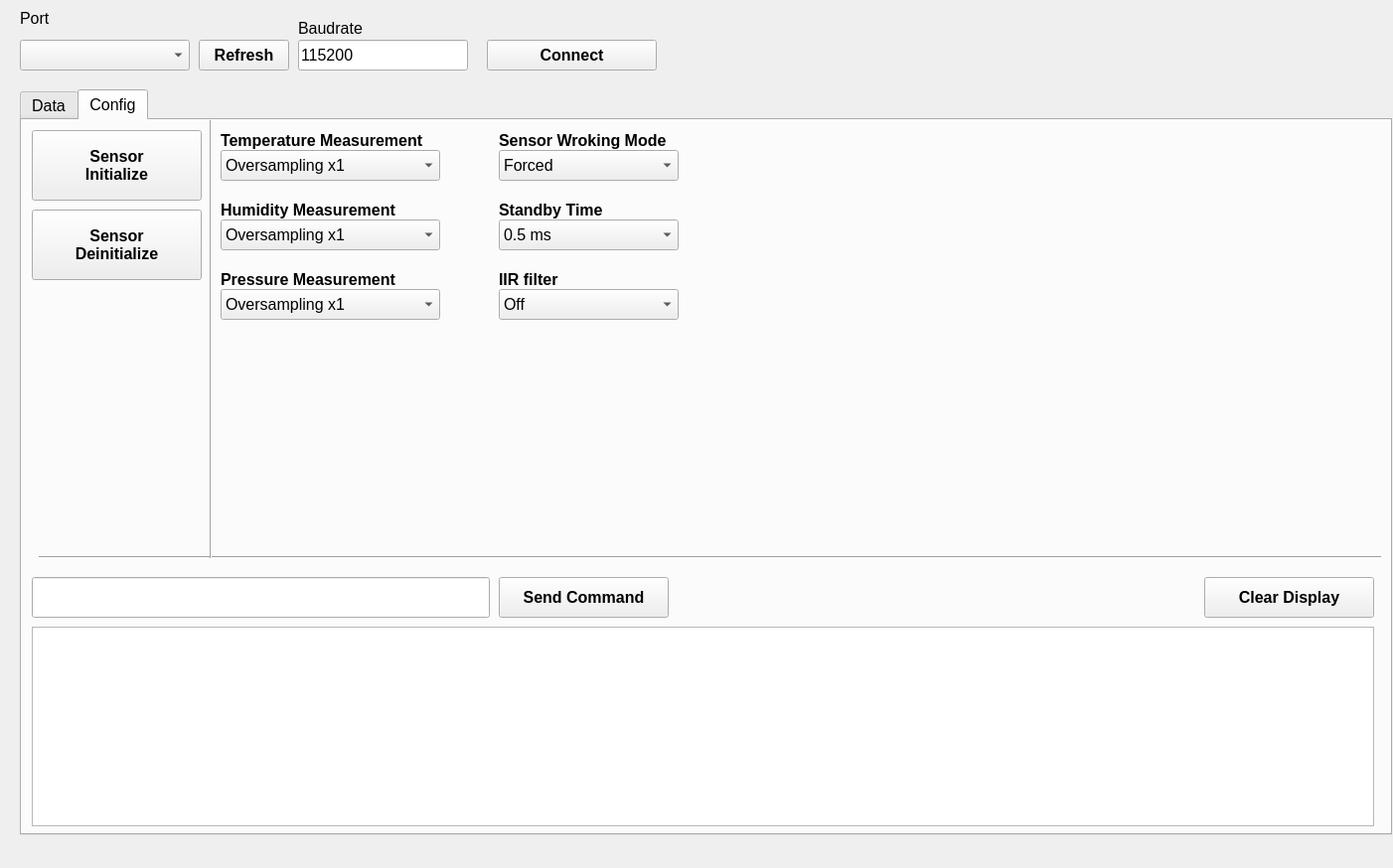
<?xml version="1.0" encoding="UTF-8"?>
<ui version="4.0">
 <class>MainWindow</class>
 <widget class="QMainWindow" name="MainWindow">
  <property name="geometry">
   <rect>
    <x>0</x>
    <y>0</y>
    <width>1402</width>
    <height>874</height>
   </rect>
  </property>
  <property name="windowTitle">
   <string>MainWindow</string>
  </property>
  <widget class="QWidget" name="centralwidget">
   <widget class="QTabWidget" name="tabWidget">
    <property name="geometry">
     <rect>
      <x>20</x>
      <y>90</y>
      <width>1381</width>
      <height>751</height>
     </rect>
    </property>
    <property name="minimumSize">
     <size>
      <width>1381</width>
      <height>751</height>
     </size>
    </property>
    <property name="maximumSize">
     <size>
      <width>1381</width>
      <height>10000</height>
     </size>
    </property>
    <property name="font">
     <font>
      <pointsize>12</pointsize>
     </font>
    </property>
    <property name="toolTip">
     <string>&lt;html&gt;&lt;head/&gt;&lt;body&gt;&lt;p&gt;&lt;br/&gt;&lt;/p&gt;&lt;/body&gt;&lt;/html&gt;</string>
    </property>
    <property name="inputMethodHints">
     <set>Qt::ImhPreferNumbers</set>
    </property>
    <property name="currentIndex">
     <number>1</number>
    </property>
    <widget class="QWidget" name="tab">
     <attribute name="title">
      <string>Data</string>
     </attribute>
     <widget class="QLabel" name="temp_label">
      <property name="geometry">
       <rect>
        <x>10</x>
        <y>10</y>
        <width>301</width>
        <height>21</height>
       </rect>
      </property>
      <property name="font">
       <font>
        <pointsize>12</pointsize>
        <weight>75</weight>
        <bold>true</bold>
       </font>
      </property>
      <property name="text">
       <string>Temperature [C]</string>
      </property>
      <property name="scaledContents">
       <bool>false</bool>
      </property>
     </widget>
     <widget class="QLabel" name="hum_label">
      <property name="geometry">
       <rect>
        <x>10</x>
        <y>110</y>
        <width>301</width>
        <height>31</height>
       </rect>
      </property>
      <property name="font">
       <font>
        <pointsize>12</pointsize>
        <weight>75</weight>
        <bold>true</bold>
       </font>
      </property>
      <property name="text">
       <string>Humidity [% RH]</string>
      </property>
      <property name="scaledContents">
       <bool>false</bool>
      </property>
     </widget>
     <widget class="QLCDNumber" name="temp_lcdNumber">
      <property name="geometry">
       <rect>
        <x>10</x>
        <y>40</y>
        <width>171</width>
        <height>61</height>
       </rect>
      </property>
      <property name="smallDecimalPoint">
       <bool>true</bool>
      </property>
      <property name="digitCount">
       <number>5</number>
      </property>
      <property name="mode">
       <enum>QLCDNumber::Dec</enum>
      </property>
      <property name="intValue" stdset="0">
       <number>0</number>
      </property>
     </widget>
     <widget class="QLCDNumber" name="hum_lcdNumber">
      <property name="geometry">
       <rect>
        <x>10</x>
        <y>140</y>
        <width>171</width>
        <height>61</height>
       </rect>
      </property>
      <property name="smallDecimalPoint">
       <bool>true</bool>
      </property>
      <property name="value" stdset="0">
       <double>0.000000000000000</double>
      </property>
     </widget>
     <widget class="QPushButton" name="ReadMeasurementsButton">
      <property name="geometry">
       <rect>
        <x>10</x>
        <y>320</y>
        <width>171</width>
        <height>71</height>
       </rect>
      </property>
      <property name="font">
       <font>
        <pointsize>12</pointsize>
        <weight>75</weight>
        <bold>true</bold>
       </font>
      </property>
      <property name="text">
       <string>Sensor Read
Mesurements</string>
      </property>
     </widget>
     <widget class="QLabel" name="hum_label_2">
      <property name="geometry">
       <rect>
        <x>10</x>
        <y>210</y>
        <width>301</width>
        <height>31</height>
       </rect>
      </property>
      <property name="font">
       <font>
        <pointsize>12</pointsize>
        <weight>75</weight>
        <bold>true</bold>
       </font>
      </property>
      <property name="text">
       <string>Pressure [hPa]</string>
      </property>
      <property name="scaledContents">
       <bool>false</bool>
      </property>
     </widget>
     <widget class="QLCDNumber" name="press_lcdNumber">
      <property name="geometry">
       <rect>
        <x>10</x>
        <y>240</y>
        <width>171</width>
        <height>61</height>
       </rect>
      </property>
      <property name="smallDecimalPoint">
       <bool>true</bool>
      </property>
      <property name="value" stdset="0">
       <double>0.000000000000000</double>
      </property>
     </widget>
     <widget class="QTabWidget" name="tabWidget_2">
      <property name="geometry">
       <rect>
        <x>190</x>
        <y>10</y>
        <width>1171</width>
        <height>381</height>
       </rect>
      </property>
      <property name="currentIndex">
       <number>0</number>
      </property>
      <widget class="QWidget" name="tab_3">
       <attribute name="title">
        <string>Temperature</string>
       </attribute>
       <widget class="PlotWidget" name="tempGraphWidget" native="true">
        <property name="geometry">
         <rect>
          <x>10</x>
          <y>10</y>
          <width>961</width>
          <height>330</height>
         </rect>
        </property>
       </widget>
       <widget class="QSpinBox" name="tempPlotLen">
        <property name="geometry">
         <rect>
          <x>980</x>
          <y>30</y>
          <width>151</width>
          <height>22</height>
         </rect>
        </property>
        <property name="minimum">
         <number>10</number>
        </property>
        <property name="maximum">
         <number>1000</number>
        </property>
        <property name="value">
         <number>250</number>
        </property>
       </widget>
       <widget class="QLabel" name="baud_label_4">
        <property name="geometry">
         <rect>
          <x>980</x>
          <y>10</y>
          <width>171</width>
          <height>16</height>
         </rect>
        </property>
        <property name="font">
         <font>
          <pointsize>12</pointsize>
         </font>
        </property>
        <property name="text">
         <string>Visible measurements</string>
        </property>
       </widget>
      </widget>
      <widget class="QWidget" name="tab_4">
       <attribute name="title">
        <string>Humidity</string>
       </attribute>
       <widget class="PlotWidget" name="humGraphWidget" native="true">
        <property name="geometry">
         <rect>
          <x>10</x>
          <y>10</y>
          <width>961</width>
          <height>330</height>
         </rect>
        </property>
       </widget>
       <widget class="QSpinBox" name="humPlotLen">
        <property name="geometry">
         <rect>
          <x>980</x>
          <y>30</y>
          <width>151</width>
          <height>22</height>
         </rect>
        </property>
        <property name="minimum">
         <number>10</number>
        </property>
        <property name="maximum">
         <number>1000</number>
        </property>
        <property name="value">
         <number>250</number>
        </property>
       </widget>
       <widget class="QLabel" name="baud_label_5">
        <property name="geometry">
         <rect>
          <x>980</x>
          <y>10</y>
          <width>171</width>
          <height>16</height>
         </rect>
        </property>
        <property name="font">
         <font>
          <pointsize>12</pointsize>
         </font>
        </property>
        <property name="text">
         <string>Visible measurements</string>
        </property>
       </widget>
      </widget>
      <widget class="QWidget" name="tab_5">
       <attribute name="title">
        <string>Pressure</string>
       </attribute>
       <widget class="PlotWidget" name="pressGraphWidget" native="true">
        <property name="geometry">
         <rect>
          <x>10</x>
          <y>10</y>
          <width>961</width>
          <height>330</height>
         </rect>
        </property>
       </widget>
       <widget class="QLabel" name="baud_label_6">
        <property name="geometry">
         <rect>
          <x>980</x>
          <y>10</y>
          <width>171</width>
          <height>16</height>
         </rect>
        </property>
        <property name="font">
         <font>
          <pointsize>12</pointsize>
         </font>
        </property>
        <property name="text">
         <string>Visible measurements</string>
        </property>
       </widget>
       <widget class="QSpinBox" name="pressPlotLen">
        <property name="geometry">
         <rect>
          <x>980</x>
          <y>30</y>
          <width>151</width>
          <height>22</height>
         </rect>
        </property>
        <property name="minimum">
         <number>10</number>
        </property>
        <property name="maximum">
         <number>1000</number>
        </property>
        <property name="value">
         <number>250</number>
        </property>
       </widget>
      </widget>
     </widget>
    </widget>
    <widget class="QWidget" name="tab_2">
     <attribute name="title">
      <string>Config</string>
     </attribute>
     <widget class="QPushButton" name="sendButton">
      <property name="geometry">
       <rect>
        <x>480</x>
        <y>460</y>
        <width>171</width>
        <height>41</height>
       </rect>
      </property>
      <property name="font">
       <font>
        <pointsize>12</pointsize>
        <weight>75</weight>
        <bold>true</bold>
       </font>
      </property>
      <property name="text">
       <string>Send Command</string>
      </property>
     </widget>
     <widget class="QLineEdit" name="send_lineEdit">
      <property name="geometry">
       <rect>
        <x>10</x>
        <y>460</y>
        <width>461</width>
        <height>41</height>
       </rect>
      </property>
      <property name="font">
       <font>
        <pointsize>12</pointsize>
       </font>
      </property>
     </widget>
     <widget class="QPushButton" name="InitButton">
      <property name="geometry">
       <rect>
        <x>10</x>
        <y>10</y>
        <width>171</width>
        <height>71</height>
       </rect>
      </property>
      <property name="font">
       <font>
        <pointsize>12</pointsize>
        <weight>75</weight>
        <bold>true</bold>
       </font>
      </property>
      <property name="text">
       <string>Sensor
Initialize</string>
      </property>
     </widget>
     <widget class="QPushButton" name="DeinitButton">
      <property name="geometry">
       <rect>
        <x>10</x>
        <y>90</y>
        <width>171</width>
        <height>71</height>
       </rect>
      </property>
      <property name="font">
       <font>
        <pointsize>12</pointsize>
        <weight>75</weight>
        <bold>true</bold>
       </font>
      </property>
      <property name="text">
       <string>Sensor
Deinitialize</string>
      </property>
     </widget>
     <widget class="QTextEdit" name="globalResponse">
      <property name="enabled">
       <bool>true</bool>
      </property>
      <property name="geometry">
       <rect>
        <x>10</x>
        <y>510</y>
        <width>1351</width>
        <height>201</height>
       </rect>
      </property>
      <property name="font">
       <font>
        <pointsize>12</pointsize>
       </font>
      </property>
      <property name="acceptDrops">
       <bool>false</bool>
      </property>
      <property name="undoRedoEnabled">
       <bool>false</bool>
      </property>
      <property name="readOnly">
       <bool>true</bool>
      </property>
     </widget>
     <widget class="Line" name="line_5">
      <property name="geometry">
       <rect>
        <x>17</x>
        <y>430</y>
        <width>1351</width>
        <height>21</height>
       </rect>
      </property>
      <property name="orientation">
       <enum>Qt::Horizontal</enum>
      </property>
     </widget>
     <widget class="QPushButton" name="clearButton">
      <property name="geometry">
       <rect>
        <x>1190</x>
        <y>460</y>
        <width>171</width>
        <height>41</height>
       </rect>
      </property>
      <property name="font">
       <font>
        <pointsize>12</pointsize>
        <weight>75</weight>
        <bold>true</bold>
       </font>
      </property>
      <property name="text">
       <string>Clear Display</string>
      </property>
     </widget>
     <widget class="Line" name="line">
      <property name="geometry">
       <rect>
        <x>180</x>
        <y>-10</y>
        <width>21</width>
        <height>451</height>
       </rect>
      </property>
      <property name="orientation">
       <enum>Qt::Vertical</enum>
      </property>
     </widget>
     <widget class="QLabel" name="temp_label_2">
      <property name="geometry">
       <rect>
        <x>200</x>
        <y>10</y>
        <width>301</width>
        <height>21</height>
       </rect>
      </property>
      <property name="font">
       <font>
        <pointsize>12</pointsize>
        <weight>75</weight>
        <bold>true</bold>
       </font>
      </property>
      <property name="text">
       <string>Temperature Measurement</string>
      </property>
      <property name="scaledContents">
       <bool>false</bool>
      </property>
     </widget>
     <widget class="QComboBox" name="temp_meas_sel">
      <property name="geometry">
       <rect>
        <x>200</x>
        <y>30</y>
        <width>221</width>
        <height>31</height>
       </rect>
      </property>
      <property name="currentIndex">
       <number>1</number>
      </property>
      <item>
       <property name="text">
        <string>Disabled</string>
       </property>
      </item>
      <item>
       <property name="text">
        <string>Oversampling x1</string>
       </property>
      </item>
      <item>
       <property name="text">
        <string>Oversampling x2</string>
       </property>
      </item>
      <item>
       <property name="text">
        <string>Oversampling x4</string>
       </property>
      </item>
      <item>
       <property name="text">
        <string>Oversampling x8</string>
       </property>
      </item>
      <item>
       <property name="text">
        <string>Oversampling x16</string>
       </property>
      </item>
     </widget>
     <widget class="QLabel" name="temp_label_3">
      <property name="geometry">
       <rect>
        <x>200</x>
        <y>80</y>
        <width>301</width>
        <height>21</height>
       </rect>
      </property>
      <property name="font">
       <font>
        <pointsize>12</pointsize>
        <weight>75</weight>
        <bold>true</bold>
       </font>
      </property>
      <property name="text">
       <string>Humidity Measurement</string>
      </property>
      <property name="scaledContents">
       <bool>false</bool>
      </property>
     </widget>
     <widget class="QComboBox" name="hum_meas_sel">
      <property name="geometry">
       <rect>
        <x>200</x>
        <y>100</y>
        <width>221</width>
        <height>31</height>
       </rect>
      </property>
      <property name="currentIndex">
       <number>1</number>
      </property>
      <item>
       <property name="text">
        <string>Disabled</string>
       </property>
      </item>
      <item>
       <property name="text">
        <string>Oversampling x1</string>
       </property>
      </item>
      <item>
       <property name="text">
        <string>Oversampling x2</string>
       </property>
      </item>
      <item>
       <property name="text">
        <string>Oversampling x4</string>
       </property>
      </item>
      <item>
       <property name="text">
        <string>Oversampling x8</string>
       </property>
      </item>
      <item>
       <property name="text">
        <string>Oversampling x16</string>
       </property>
      </item>
     </widget>
     <widget class="QLabel" name="temp_label_4">
      <property name="geometry">
       <rect>
        <x>200</x>
        <y>150</y>
        <width>301</width>
        <height>21</height>
       </rect>
      </property>
      <property name="font">
       <font>
        <pointsize>12</pointsize>
        <weight>75</weight>
        <bold>true</bold>
       </font>
      </property>
      <property name="text">
       <string>Pressure Measurement</string>
      </property>
      <property name="scaledContents">
       <bool>false</bool>
      </property>
     </widget>
     <widget class="QComboBox" name="press_meas_sel">
      <property name="geometry">
       <rect>
        <x>200</x>
        <y>170</y>
        <width>221</width>
        <height>31</height>
       </rect>
      </property>
      <property name="currentIndex">
       <number>1</number>
      </property>
      <item>
       <property name="text">
        <string>Disabled</string>
       </property>
      </item>
      <item>
       <property name="text">
        <string>Oversampling x1</string>
       </property>
      </item>
      <item>
       <property name="text">
        <string>Oversampling x2</string>
       </property>
      </item>
      <item>
       <property name="text">
        <string>Oversampling x4</string>
       </property>
      </item>
      <item>
       <property name="text">
        <string>Oversampling x8</string>
       </property>
      </item>
      <item>
       <property name="text">
        <string>Oversampling x16</string>
       </property>
      </item>
     </widget>
     <widget class="QLabel" name="temp_label_5">
      <property name="geometry">
       <rect>
        <x>480</x>
        <y>10</y>
        <width>301</width>
        <height>21</height>
       </rect>
      </property>
      <property name="font">
       <font>
        <pointsize>12</pointsize>
        <weight>75</weight>
        <bold>true</bold>
       </font>
      </property>
      <property name="text">
       <string>Sensor Wroking Mode</string>
      </property>
      <property name="scaledContents">
       <bool>false</bool>
      </property>
     </widget>
     <widget class="QComboBox" name="mode_sel">
      <property name="geometry">
       <rect>
        <x>480</x>
        <y>30</y>
        <width>181</width>
        <height>31</height>
       </rect>
      </property>
      <item>
       <property name="text">
        <string>Forced</string>
       </property>
      </item>
      <item>
       <property name="text">
        <string>Auto</string>
       </property>
      </item>
     </widget>
     <widget class="QLabel" name="temp_label_6">
      <property name="geometry">
       <rect>
        <x>480</x>
        <y>80</y>
        <width>301</width>
        <height>21</height>
       </rect>
      </property>
      <property name="font">
       <font>
        <pointsize>12</pointsize>
        <weight>75</weight>
        <bold>true</bold>
       </font>
      </property>
      <property name="text">
       <string>Standby Time</string>
      </property>
      <property name="scaledContents">
       <bool>false</bool>
      </property>
     </widget>
     <widget class="QComboBox" name="s_time_sel">
      <property name="geometry">
       <rect>
        <x>480</x>
        <y>100</y>
        <width>181</width>
        <height>31</height>
       </rect>
      </property>
      <item>
       <property name="text">
        <string>0.5 ms</string>
       </property>
      </item>
      <item>
       <property name="text">
        <string>10 ms</string>
       </property>
      </item>
      <item>
       <property name="text">
        <string>20 ms</string>
       </property>
      </item>
      <item>
       <property name="text">
        <string>62.5 ms</string>
       </property>
      </item>
      <item>
       <property name="text">
        <string>125 ms</string>
       </property>
      </item>
      <item>
       <property name="text">
        <string>250 ms</string>
       </property>
      </item>
      <item>
       <property name="text">
        <string>1000 ms</string>
       </property>
      </item>
     </widget>
     <widget class="QLabel" name="temp_label_7">
      <property name="geometry">
       <rect>
        <x>480</x>
        <y>150</y>
        <width>301</width>
        <height>21</height>
       </rect>
      </property>
      <property name="font">
       <font>
        <pointsize>12</pointsize>
        <weight>75</weight>
        <bold>true</bold>
       </font>
      </property>
      <property name="text">
       <string>IIR filter</string>
      </property>
      <property name="scaledContents">
       <bool>false</bool>
      </property>
     </widget>
     <widget class="QComboBox" name="filter_sel">
      <property name="geometry">
       <rect>
        <x>480</x>
        <y>170</y>
        <width>181</width>
        <height>31</height>
       </rect>
      </property>
      <item>
       <property name="text">
        <string>Off</string>
       </property>
      </item>
      <item>
       <property name="text">
        <string>2 coefficients</string>
       </property>
      </item>
      <item>
       <property name="text">
        <string>4 coefficients</string>
       </property>
      </item>
      <item>
       <property name="text">
        <string>8 coefficients</string>
       </property>
      </item>
      <item>
       <property name="text">
        <string>16 coefficients</string>
       </property>
      </item>
     </widget>
    </widget>
   </widget>
   <widget class="QComboBox" name="portSelectBox">
    <property name="geometry">
     <rect>
      <x>20</x>
      <y>40</y>
      <width>171</width>
      <height>31</height>
     </rect>
    </property>
    <property name="font">
     <font>
      <pointsize>12</pointsize>
      <weight>50</weight>
      <bold>false</bold>
     </font>
    </property>
   </widget>
   <widget class="QPushButton" name="portRefreshButton">
    <property name="geometry">
     <rect>
      <x>200</x>
      <y>40</y>
      <width>91</width>
      <height>31</height>
     </rect>
    </property>
    <property name="font">
     <font>
      <pointsize>12</pointsize>
      <weight>75</weight>
      <bold>true</bold>
     </font>
    </property>
    <property name="text">
     <string>Refresh</string>
    </property>
   </widget>
   <widget class="QLabel" name="baud_label">
    <property name="geometry">
     <rect>
      <x>300</x>
      <y>20</y>
      <width>171</width>
      <height>16</height>
     </rect>
    </property>
    <property name="font">
     <font>
      <pointsize>12</pointsize>
     </font>
    </property>
    <property name="text">
     <string>Baudrate</string>
    </property>
   </widget>
   <widget class="QLineEdit" name="baudrateLineEdit">
    <property name="geometry">
     <rect>
      <x>300</x>
      <y>40</y>
      <width>171</width>
      <height>31</height>
     </rect>
    </property>
    <property name="font">
     <font>
      <pointsize>12</pointsize>
      <weight>50</weight>
      <bold>false</bold>
     </font>
    </property>
    <property name="inputMethodHints">
     <set>Qt::ImhPreferNumbers</set>
    </property>
    <property name="text">
     <string>115200</string>
    </property>
   </widget>
   <widget class="QPushButton" name="connectButton">
    <property name="geometry">
     <rect>
      <x>490</x>
      <y>40</y>
      <width>171</width>
      <height>31</height>
     </rect>
    </property>
    <property name="font">
     <font>
      <pointsize>12</pointsize>
      <weight>75</weight>
      <bold>true</bold>
     </font>
    </property>
    <property name="text">
     <string>Connect</string>
    </property>
   </widget>
   <widget class="QLabel" name="port_label">
    <property name="geometry">
     <rect>
      <x>20</x>
      <y>10</y>
      <width>161</width>
      <height>16</height>
     </rect>
    </property>
    <property name="font">
     <font>
      <pointsize>12</pointsize>
     </font>
    </property>
    <property name="text">
     <string>Port</string>
    </property>
   </widget>
  </widget>
  <widget class="QMenuBar" name="menubar">
   <property name="geometry">
    <rect>
     <x>0</x>
     <y>0</y>
     <width>1402</width>
     <height>21</height>
    </rect>
   </property>
  </widget>
 </widget>
 <customwidgets>
  <customwidget>
   <class>PlotWidget</class>
   <extends>QWidget</extends>
   <header>pyqtgraph</header>
   <container>1</container>
  </customwidget>
 </customwidgets>
 <resources/>
 <connections/>
</ui>
